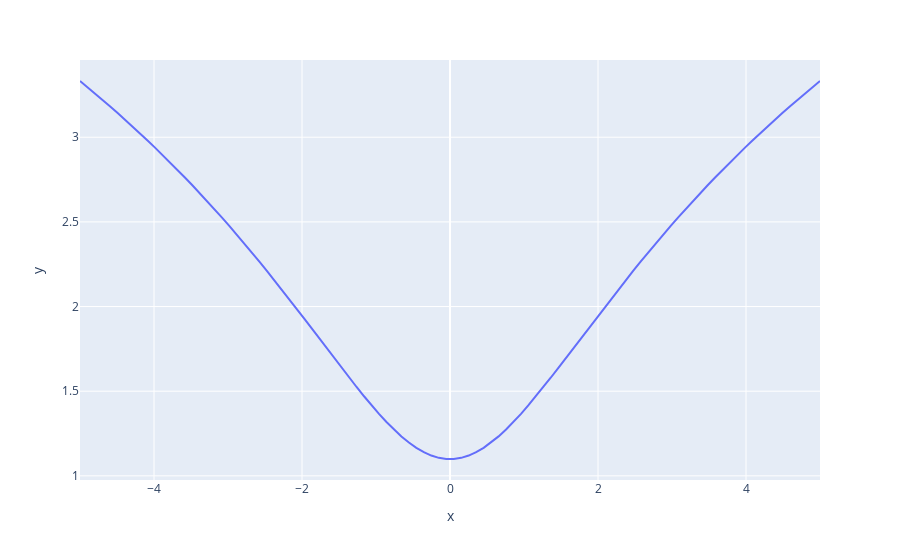

Notebook source saved alongside this figure:
### Code cell
fig = px.line(x=x, y=f(x))
fig.show()
